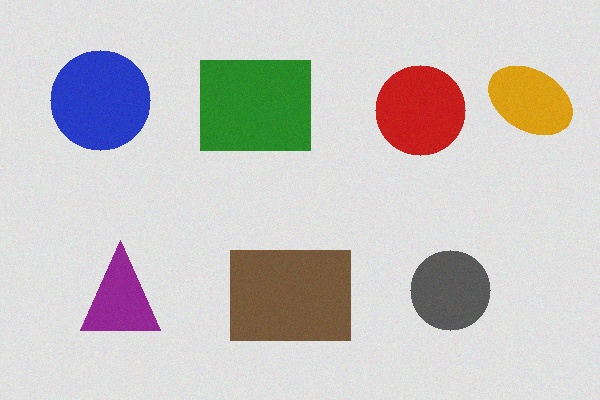
#> input picture objects.jpg, 600 x 400 px
$ python exercise3.py   (older library calls are emulated)
#> lines starting #> are read from the running program, lines starting #| are printed output that depends on the picture; after the words box and inside, x2 and y2 are one past the last pixel; in counts of white or black regions, pixels touching at a corner belong together
"""
Exercise 3: Image Gradients, Thresholding, Edge Detection and Contours
"""
import os
import cv2
import numpy as np
import matplotlib.pyplot as plt

SCRIPT_DIR = os.path.dirname(os.path.abspath(__file__))
IMAGE_FILE = os.path.join(SCRIPT_DIR, "objects.jpg")

# ------------------------------------------------------------------
# Sample image: if "objects.jpg" does not exist, one is generated
# (several coloured objects on a light background).
# You can replace it with your own photo (coins, fruits, bottles...).
# ------------------------------------------------------------------
if not os.path.exists(IMAGE_FILE):
    rng = np.random.default_rng(1)
    canvas = np.full((400, 600, 3), 225, dtype=np.uint8)           # light background
    cv2.circle(canvas, (100, 100), 50, (200, 60, 40), -1)
    cv2.rectangle(canvas, (200, 60), (310, 150), (40, 140, 40), -1)
    cv2.circle(canvas, (420, 110), 45, (30, 30, 200), -1)
    cv2.ellipse(canvas, (530, 100), (45, 30), 30, 0, 360, (20, 160, 220), -1)
    cv2.fillPoly(canvas, [np.array([[80, 330], [160, 330], [120, 240]])], (150, 40, 150))
    cv2.rectangle(canvas, (230, 250), (350, 340), (60, 90, 120), -1)
    cv2.circle(canvas, (450, 290), 40, (90, 90, 90), -1)
    noise = rng.normal(0, 6, canvas.shape)                         # a little noise
    canvas = np.clip(canvas + noise, 0, 255).astype(np.uint8)
    cv2.imwrite(IMAGE_FILE, canvas)

img = cv2.imread(IMAGE_FILE)
#> img is the input picture: shape (400, 600, 3); mean B, G, R 195.4, 197.3, 201.1
if img is None:
    raise FileNotFoundError("Image not found: check the file path.")

# =====================================================
# 3.a  Grayscale conversion + binary thresholding
# =====================================================
gray = cv2.cvtColor(img, cv2.COLOR_BGR2GRAY)
blur = cv2.GaussianBlur(gray, (5, 5), 0)                # reduce noise first

# Otsu finds the best threshold automatically.
# THRESH_BINARY_INV: dark objects on a light background become WHITE (255).
# (If your objects are LIGHTER than the background, use cv2.THRESH_BINARY instead.)
thresh_value, binary = cv2.threshold(blur, 0, 255,
                                      cv2.THRESH_BINARY_INV + cv2.THRESH_OTSU)
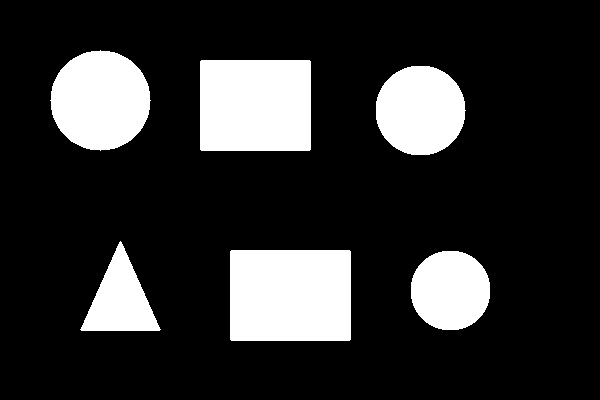
#> binary: shape (400, 600); 18.4% white; 6 white regions, box (x1, y1, x2, y2) and area: (230, 250, 351, 341) 11007, (200, 60, 311, 151) 10097, (50, 50, 151, 151) 7847, (376, 66, 466, 155) 6358, (411, 251, 490, 330) 5021, (80, 241, 161, 331) 3728
#> thresh_value = 156
print("Otsu threshold value:", thresh_value)
#| Otsu threshold value: 156.0

# Light but coloured objects (e.g. yellow) can look like the background in
# grayscale. We also threshold the SATURATION channel and merge both masks.
saturation = cv2.cvtColor(img, cv2.COLOR_BGR2HSV)[:, :, 1]
_, binary_sat = cv2.threshold(cv2.GaussianBlur(saturation, (5, 5), 0), 0, 255,
                              cv2.THRESH_BINARY + cv2.THRESH_OTSU)
#> binary_sat: shape (400, 600); 18% white; 6 white regions, box (x1, y1, x2, y2) and area: (231, 251, 350, 340) 10590, (200, 60, 311, 151) 10097, (50, 50, 150, 150) 7876, (375, 65, 466, 156) 6429, (488, 66, 574, 135) 4434, (81, 242, 160, 331) 3725
binary = cv2.bitwise_or(binary, binary_sat)
#> binary: shape (400, 600); 20.2% white; 7 white regions, largest, box (x1, y1, x2, y2) and area: (230, 250, 351, 341) 11007, (200, 60, 311, 151) 10097, (50, 50, 151, 151) 7878

# Clean small holes / specks
kernel = np.ones((3, 3), np.uint8)
binary = cv2.morphologyEx(binary, cv2.MORPH_OPEN, kernel, iterations=1)
#> binary: shape (400, 600); 20.2% white; 7 white regions, largest, box (x1, y1, x2, y2) and area: (230, 250, 351, 341) 11007, (200, 60, 311, 151) 10097, (51, 51, 150, 150) 7873
binary = cv2.morphologyEx(binary, cv2.MORPH_CLOSE, kernel, iterations=2)

# =====================================================
# 3.b  Sobel gradients + Canny edge detection
# =====================================================
sobel_x = cv2.Sobel(blur, cv2.CV_64F, 1, 0, ksize=3)    # horizontal gradient (vertical edges)
sobel_y = cv2.Sobel(blur, cv2.CV_64F, 0, 1, ksize=3)    # vertical gradient (horizontal edges)
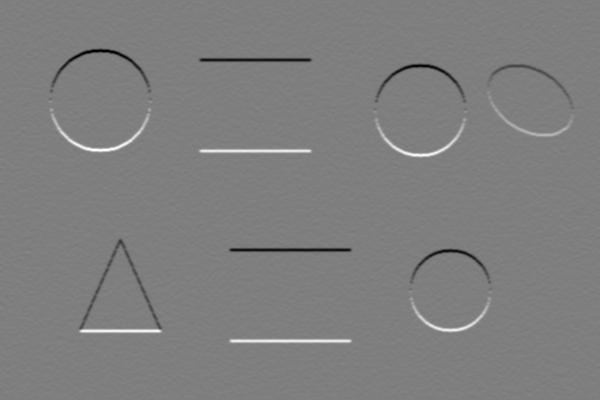
#> sobel_y: shape (400, 600) float64; min -391, max 395, mean 0; drawn with min black and max white
sobel_mag = cv2.magnitude(sobel_x, sobel_y)
sobel_mag = cv2.convertScaleAbs(sobel_mag)              # back to 8-bit for display

canny = cv2.Canny(blur, 50, 150)                        # low / high hysteresis thresholds
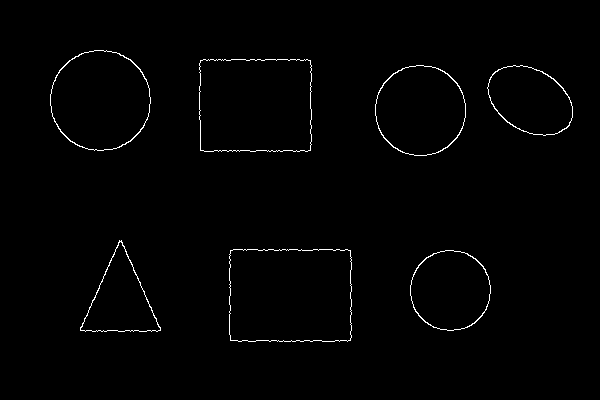
#> canny: shape (400, 600); 1% white in thin lines or dots, all inside (x1, y1, x2, y2) = (50, 50, 573, 342)

# =====================================================
# 3.c  Contours
# =====================================================
contours, hierarchy = cv2.findContours(binary, cv2.RETR_EXTERNAL,
                                       cv2.CHAIN_APPROX_SIMPLE)
#> contours = 7 contours; box (x1, y1, x2, y2) and area: (230, 250, 351, 341) 10798, (200, 60, 311, 151) 9898, (51, 51, 150, 150) 7732, (376, 65, 466, 156) 6299, (411, 251, 490, 330) 4908, (488, 66, 574, 135) 4324, (81, 242, 160, 331) 3596

# Ignore tiny contours (noise): keep only those with a minimum area
MIN_AREA = 500
objects = [c for c in contours if cv2.contourArea(c) > MIN_AREA]
#> objects has the same summary as contours

result = img.copy()
cv2.drawContours(result, objects, -1, (0, 255, 0), 3)
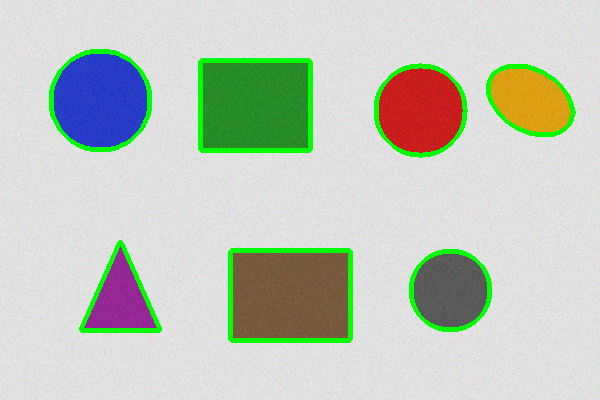
#> result: shape (400, 600, 3); 4.25% of pixels changed, all inside (x1, y1, x2, y2) = (49, 49, 576, 343)

# =====================================================
# 3.d  Count the objects and display the number
# =====================================================
count = len(objects)
#> count = 7
for i, c in enumerate(objects, start=1):
    M = cv2.moments(c)
    if M["m00"] != 0:
        cx, cy = int(M["m10"] / M["m00"]), int(M["m01"] / M["m00"])
        cv2.putText(result, str(i), (cx - 8, cy + 8),
                    cv2.FONT_HERSHEY_SIMPLEX, 0.8, (0, 0, 0), 2, cv2.LINE_AA)
#> this loop made 7 passes
#> (cx, cy) on passes 1 to 7: (450, 290), (290, 295), (120, 300), (529, 99), (420, 110), (255, 105), (100, 100)
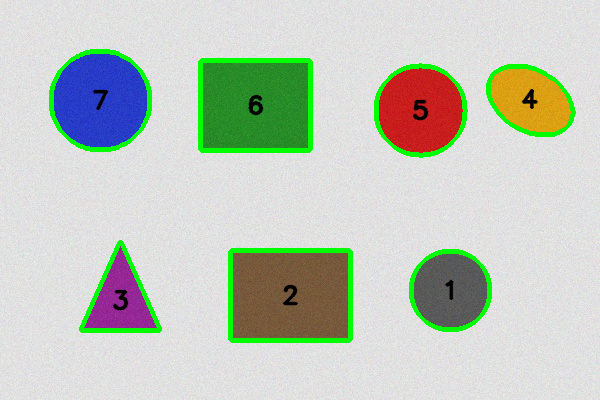
#> result: shape (400, 600, 3); 0.6% of pixels changed, all inside (x1, y1, x2, y2) = (92, 88, 539, 311)

cv2.putText(result, f"Objects detected: {count}", (10, 30),
            cv2.FONT_HERSHEY_SIMPLEX, 0.9, (0, 0, 255), 2, cv2.LINE_AA)
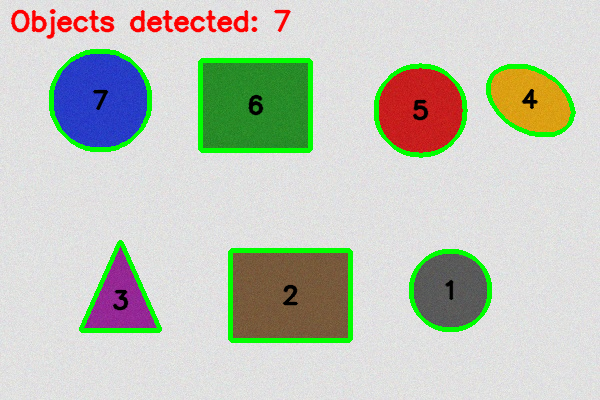
#> result: shape (400, 600, 3); 1.43% of pixels changed, all inside (x1, y1, x2, y2) = (10, 9, 292, 39)
print("Total number of objects detected:", count)
#| Total number of objects detected: 7

# ---------------- Save and display ----------------
cv2.imwrite(os.path.join(SCRIPT_DIR, "binary.png"), binary)
cv2.imwrite(os.path.join(SCRIPT_DIR, "sobel.png"), sobel_mag)
cv2.imwrite(os.path.join(SCRIPT_DIR, "canny.png"), canny)
cv2.imwrite(os.path.join(SCRIPT_DIR, "contours_result.png"), result)

fig, ax = plt.subplots(2, 3, figsize=(12, 7), layout="constrained")
fig.canvas.manager.set_window_title("Exercise 3 - Image Processing Results")
ax[0, 0].imshow(cv2.cvtColor(img, cv2.COLOR_BGR2RGB)); ax[0, 0].set_title("Original")
ax[0, 1].imshow(gray, cmap="gray");                     ax[0, 1].set_title("Grayscale")
ax[0, 2].imshow(binary, cmap="gray");                   ax[0, 2].set_title("3.a Binary (Otsu)")
ax[1, 0].imshow(sobel_mag, cmap="gray");                ax[1, 0].set_title("3.b Sobel magnitude")
ax[1, 1].imshow(canny, cmap="gray");                    ax[1, 1].set_title("3.b Canny edges")
ax[1, 2].imshow(cv2.cvtColor(result, cv2.COLOR_BGR2RGB))
ax[1, 2].set_title(f"3.c / 3.d Contours - {count} objects")
for a in ax.ravel():
    a.axis("off")
plt.savefig(os.path.join(SCRIPT_DIR, "exercise3_results.png"), dpi=120)
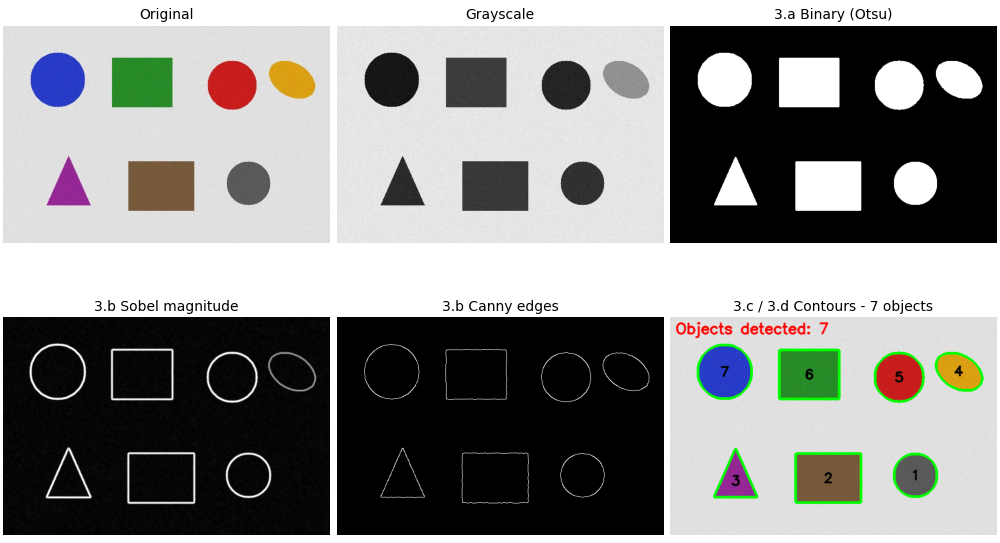
#> figure drawn by matplotlib, 6 panels
plt.show()
